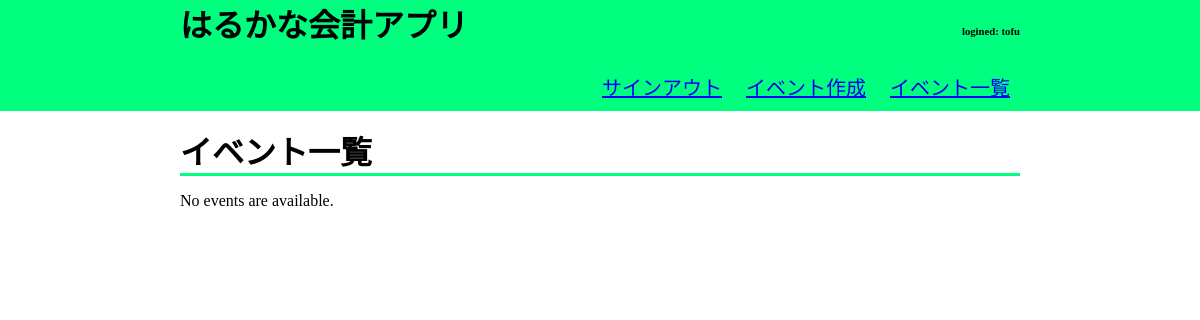
The app's page /accounting/ (signed in), older data.
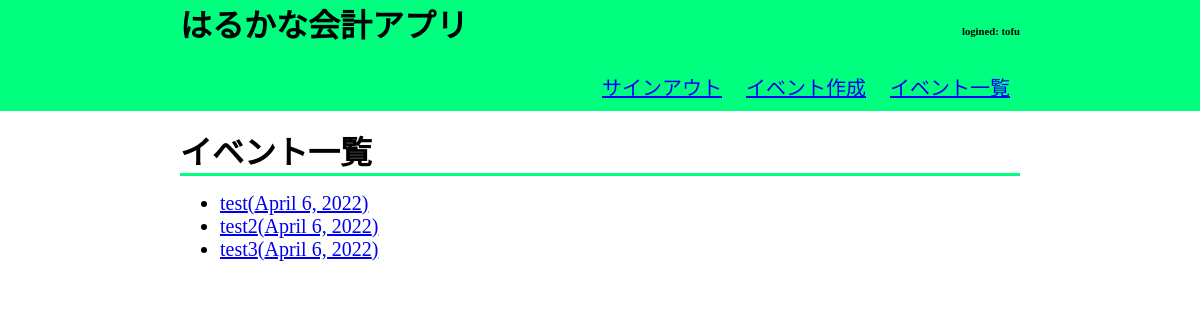
The same page, newer data.
### accounts/models.py (models this page shows)
class CustomUser(AbstractUser):
    class Meta:
        verbose_name_plural = 'CustomUser'

### Accounting/models.py (models this page shows, shortened)
class event(models.Model):
    id = models.UUIDField(primary_key=True, default=uuid.uuid4, editable=False)
    date = models.DateField(auto_now_add = True)
    name = models.CharField(max_length = 50)
    Member = models.ManyToManyField(member,blank = True,related_name = "Member")
    creater = models.ForeignKey(member,on_delete = models.CASCADE, related_name = "creater", null = True)
    is_active = models.BooleanField(default = True)
    class Meta:
        ordering = ['-date']

### Accounting/views.py (the view)
# urls.py: path("",views.IndexView.as_view(),name = "index"),
class IndexView(generic.ListView):
    model = event
    template_name = 'Accounting/index.html'
    def get_queryset(self):
        if self.request.user.id != None:
            return event.objects.filter(Member = self.request.user).order_by("id")
        else:
            return None

### Accounting/templates/Accounting/index.html (shortened to what this page needs)
<!DOCTYPE html>
{% load widget_tweaks %}
<html lang="ja">
  <head>
    {% load static %}
    <link rel="stylesheet" href="{% static 'Accounting/indexStyle.css' %}" type="text/css">
  </head>
  <body>
    <header>
      <div class="header">
        <div class="title">
          <h1>はるかな会計アプリ</h1>
          {% if user.is_authenticated %}
          <h6>logined: {{user.username}}</h6>
          {% endif %}
        </div>
        <nav class="nav">
          <ul class="menu-group">
            {% if user.is_authenticated %}
            <li class="menu-item"><a class="nav-link" href="{% url 'account_logout' %}">サインアウト</a></li>
            <li class="menu-item"><a class="nav-link" href="{% url 'Accounting:createEvent' %}">イベント作成</a></li>
            {% else %}
            <li class="menu-item"><a class="nav-link {% block active_signup %}{% endblock %}" href="{% url 'account_signup' %}">アカウント作成</a></li>
            <li class="menu-item"><a class="nav-link {% block active_login %}{% endblock %}" href="{% url 'account_login' %}">サインイン</a></li>
            {% endif %}
            <li class="menu-item"><a href="{% url 'Accounting:index' %}">イベント一覧</a></li>
          </ul>
        </nav>
      </div>
    </header>
    <div class="main">
      <div class="mainTitle">
        <h1>イベント一覧</h1>
      </div>
      {% if event_list %}
          <ul>
          {% for event in event_list %}
              <li><a href="{% url 'Accounting:detail' event.id %}">{{ event.name }}({{ event.date }})</a></li>
          {% endfor %}
          </ul>
      {% else %}
          <p>No events are available.</p>
      {% endif %}
    </div>
  </body>
</html>

### Accounting/static/Accounting/indexStyle.css (style rules this page uses)
header { width: 100%; background-color: #00ff7f; align-items: center; }
.title { margin-right: auto; margin-top: 0; display: flex; }
.title > h1 { margin: 0; }
.title > h6 { margin-left: auto; margin-bottom: auto; }
nav { margin-left: auto; }
.menu-item { list-style: none; display: inline-block; padding: 10px; }
ul.menu-group { margin-left: auto; text-align: right; }
body { margin: 0; padding: 0; }
.main, .header { width: 70%; margin: 0 auto; }
.mainTitle { border-bottom: 3px solid #00ff7f; margin-bottom: 10px; }
h1 { margin: 0; }
li { font-size: 20px; }

Row changes from the older to the newer data that the page shows:
added event: name "test", date "April 6, 2022"
added event: name "test2", date "April 6, 2022"
added event: name "test3", date "April 6, 2022"
Text that changed along with them:
text no longer shown: "No events are available."
